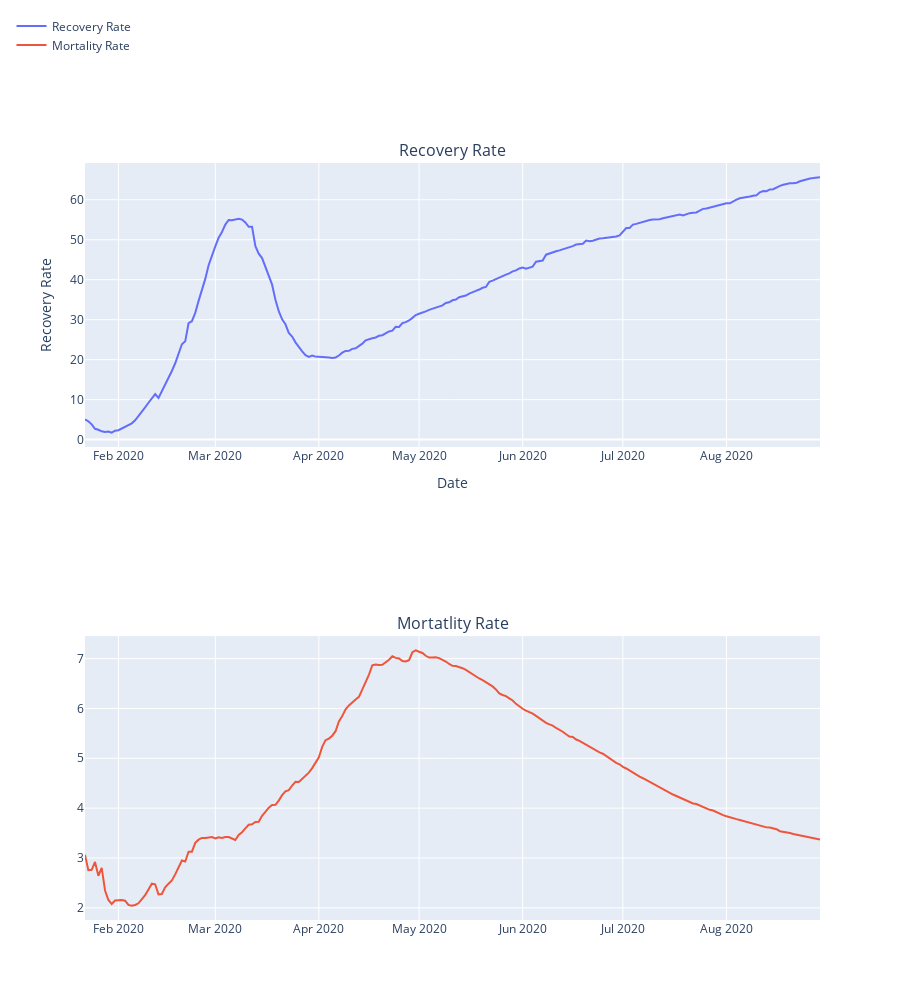

Source (notebook cell):
### Code cell
# Calculating the Mortality Rate and Recovery Rate
datewise["Mortality Rate"]=(datewise["Deaths"]/datewise["Confirmed"])*100
datewise["Recovery Rate"]=(datewise["Recovered"]/datewise["Confirmed"])*100
datewise["Active Cases"]=datewise["Confirmed"]-datewise["Recovered"]-datewise["Deaths"]
datewise["Closed Cases"]=datewise["Recovered"]+datewise["Deaths"]

print("Average Mortality Rate",datewise["Mortality Rate"].mean())
print("Median Mortality Rate",datewise["Mortality Rate"].median())
print("Average Recovery Rate",datewise["Recovery Rate"].mean())
print("Median Recovery Rate",datewise["Recovery Rate"].median())

# Plotting Mortality and Recovery Rate 
fig = make_subplots(rows=2, cols=1,
                   subplot_titles=("Recovery Rate", "Mortatlity Rate"))
fig.add_trace(
    go.Scatter(x=datewise.index, y=(datewise["Recovered"]/datewise["Confirmed"])*100,name="Recovery Rate"),
    row=1, col=1
)
fig.add_trace(
    go.Scatter(x=datewise.index, y=(datewise["Deaths"]/datewise["Confirmed"])*100,name="Mortality Rate"),
    row=2, col=1
)
fig.update_layout(height=1000,legend=dict(x=-0.1,y=1.2,traceorder="normal"))
fig.update_xaxes(title_text="Date", row=1, col=1)
fig.update_yaxes(title_text="Recovery Rate", row=1, col=1)
fig.update_xaxes(title_text="Date", row=1, col=2)
fig.update_yaxes(title_text="Mortality Rate", row=1, col=2)
fig.show()

### Figure 1 — Plotly figure (JSON) as saved in the notebook; plotly's stock layout.template omitted (floating-point values rounded to 4 significant figures; data arrays with more than 128 entries replaced by an {"elided": "..."} marker saying what was removed)
{"data": [{"name": "Recovery Rate", "type": "scatter", "x": {"elided": "221 str values"}, "xaxis": "x", "y": {"elided": "221 float values"}, "yaxis": "y"}, {"name": "Mortality Rate", "type": "scatter", "x": {"elided": "221 str values"}, "xaxis": "x2", "y": {"elided": "221 float values"}, "yaxis": "y2"}], "layout": {"annotations": [{"font": {"size": 16}, "showarrow": false, "text": "Recovery Rate", "x": 0.5, "xanchor": "center", "xref": "paper", "y": 1, "yanchor": "bottom", "yref": "paper"}, {"font": {"size": 16}, "showarrow": false, "text": "Mortatlity Rate", "x": 0.5, "xanchor": "center", "xref": "paper", "y": 0.375, "yanchor": "bottom", "yref": "paper"}], "height": 1000, "legend": {"traceorder": "normal", "x": -0.1, "y": 1.2}, "xaxis": {"anchor": "y", "domain": [0, 1], "title": {"text": "Date"}}, "xaxis2": {"anchor": "y2", "domain": [0, 1]}, "yaxis": {"anchor": "x", "domain": [0.625, 1], "title": {"text": "Recovery Rate"}}, "yaxis2": {"anchor": "x2", "domain": [0, 0.375]}}}
